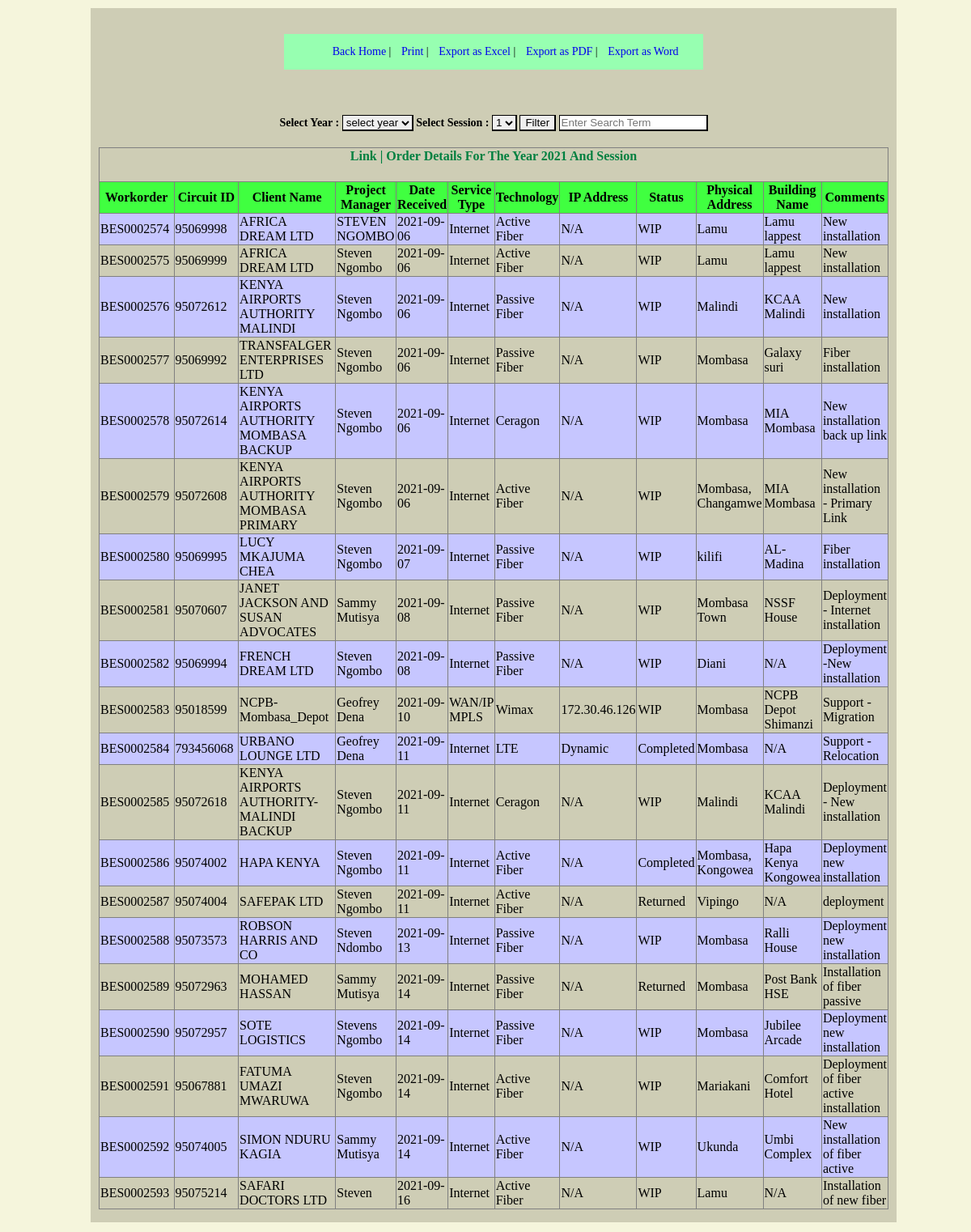
Screenshot of /query.php with the database file from the repository.
### tables this page shows
CREATE TABLE `session` (
  `id` int(11) NOT NULL,
  `year` varchar(20) NOT NULL,
  `session` enum('1','2','3','4') NOT NULL
);

CREATE TABLE `entrylog` (
  `workorder` varchar(50) NOT NULL,
  `entry` int(11) NOT NULL,
  `clientname` varchar(50) NOT NULL,
  `circuitid` bigint(11) NOT NULL,
  `projectmanager` varchar(50) NOT NULL,
  `date` date NOT NULL,
  `contact` varchar(50) NOT NULL,
  `servicetype` enum('E1/SIP','Internet','WAN/IP MPLS','PTP','Video Conference','Wi-Fi') NOT NULL,
  `technology` enum('Active Fiber','Passive Fiber','Bespoke','Ceragon','LTE','Microwave','Wimax') NOT NULL,
  `jobdescription` text NOT NULL,
  `execution` enum('Deployment','Support') NOT NULL,
  `status` enum('Completed','WIP','Returned','Pending','Onhold') NOT NULL,
  `ipaddress` varchar(50) NOT NULL,
  `physicallocation` varchar(50) NOT NULL,
  `buildingname` varchar(50) NOT NULL,
  `buildingid` varchar(50) NOT NULL,
  `orderdeadline` date NOT NULL
);

### includes/Database.php (called while the page is built, shortened)
<?php
class Database {
	var $connection = "";
	var $query = "";
	function __construct($sql){
	$this->username = "root";
	$this->password = "";
	$this->host="127.0.0.1";
	$this->database = "benselectronics";
	$this->connection = mysqli_connect($this->host,$this->username,$this->password);
	mysqli_select_db($this->connection,$this->database);
	$this->query = $sql;
	}
	function execute_query(){
		$resp = mysqli_query($this->connection,$this->query) or die(mysqli_error());
		return $resp;
		}
	}
?>

### query.php (the view, shortened to what this page needs)
<html>
<head>
<link rel=stylesheet href="styles/reports.css" />
</head>
<body><br />
<br />
<div id="topdiv"> <ul>
<li><a href=home.php>Back Home</a> |</li>
<li><a href=javascript:window.print()>Print</a> |</li>
<li><a href=#>Export as Excel</a> | </li>
<li><a href=#>Export as PDF</a> | </li>
<li><a href=#>Export as Word</a></li>
</ul>
</div><br /><br /><br /><br /><br />
<div id=controls>
<label for=cboyear><b>Select Year :</b></label>
<select id=cboyear><option>select year</option></select>
<label for=cbosession><b>Select Session :</b></label>
<select id=cbosession>
<option value=1>1</option>
</select>
<input type="button" id=btnfilter value="Filter"/>
<input type="search" placeholder="Enter Search Term" id=txtsearch />
</div>
<?php
include 'includes/Database.php';
$year = "";
$session = "";
$sql1 = "SELECT year,session FROM session";
$db = new Database($sql1);
$resp = $db->execute_query();
while ($row = mysqli_fetch_row($resp)){
	$year = $row[0];
	$session = $row[1];
	}
$sql  = "SELECT *  FROM entrylog LIMIT 20";
$db2 = new Database($sql);
$resp2 = $db2->execute_query();
echo "<table border=1 id=tblres >";
echo "<tr><th colspan=12><h4>Link | Order Details for the Year $year and Session $session</h4></th></tr>";
echo "<tr bgcolor=#40FF40><th>Workorder</th><th>Circuit ID</th><th>Client Name</th><th>Project Manager</th><th>Date Received</th><th>Service Type</th><th>Technology</th><th>IP Address</th><th>Status</th><th>Physical Address</th><th>Building Name</th><th>Comments</th></tr>";
$num = 0;
while ($row = mysqli_fetch_row($resp2)){
	if ($num%2==0){
		echo "<tr id=even><td>$row[0]</td><td>$row[3]</td><td>$row[2]</td><td>$row[4]</td><td>$row[5]</td><td>$row[7]</td><td>$row[8]</td><td>$row[12]</td><td>$row[11]</td><td>$row[13]</td><td>$row[14]</td><td>$row[9]</td></tr>";
		}
	else {
		echo "<tr><td>$row[0]</td><td>$row[3]</td><td>$row[2]</td><td>$row[4]</td><td>$row[5]</td><td>$row[7]</td><td>$row[8]</td><td>$row[12]</td><td>$row[11]</td><td>$row[13]</td><td>$row[14]</td><td>$row[9]</td></tr>";
		}
	$num+=1;
	}
echo "</table>";
?>
<br />
</body>
</html>

### styles/reports.css (style rules this page uses)
html { background-color: beige; margin-top:2px; margin-left:6em; margin-right:6em; font-family:"Times New Roman", Times, serif; font-size:14px; font-style:normal; color:#000000; }
body { background-color:#CECDB5; margin-left:2em; margin-bottom:2em; height:auto; width: auto; }
h1,h2,h3,h4 { color:#008040; text-transform:capitalize; font-family:Georgia, "Times New Roman", Times, serif; font-size:16px; }
table { border-collapse:collapse; margin-left:1%; margin-right:10; height: auto; }
td,th { width:30%; font-family:calibri; }
li { margin-left:2%; list-style:none; display:inline; font-family:calibri; }
ul { text-align:center; }
li a { text-decoration:none; }
#even { background-color:#C6C6FF; }
#topdiv { width:50%; margin-left:24%; background-color:#97FFB1; padding-right: 20px; float:left; }
#controls { padding: 2%; text-align:center; font-family:calibri; font-family:calibri; }
#controls select, #controls input { border:solid 1px; border-right:solid 2px; border-bottom:solid 2px; }

### rows the page displays
session: year "2021"
entrylog: workorder "BES0002574", circuitid "95069998", clientname "AFRICA DREAM LTD", projectmanager "STEVEN NGOMBO", date "2021-09-06", servicetype "Internet", technology "Active Fiber", ipaddress "N/A", status "WIP", physicallocation "Lamu", buildingname "Lamu lappest", jobdescription "New installation"
entrylog: workorder "BES0002575", circuitid "95069999", clientname "AFRICA DREAM LTD", projectmanager "Steven Ngombo", date "2021-09-06", servicetype "Internet", technology "Active Fiber", ipaddress "N/A", status "WIP", physicallocation "Lamu", buildingname "Lamu lappest", jobdescription "New installation"
entrylog: workorder "BES0002576", circuitid "95072612", clientname "KENYA AIRPORTS AUTHORITY MALINDI", projectmanager "Steven Ngombo", date "2021-09-06", servicetype "Internet", technology "Passive Fiber", ipaddress "N/A", status "WIP", physicallocation "Malindi", buildingname "KCAA Malindi", jobdescription "New installation"
entrylog: workorder "BES0002577", circuitid "95069992", clientname "TRANSFALGER ENTERPRISES LTD", projectmanager "Steven Ngombo", date "2021-09-06", servicetype "Internet", technology "Passive Fiber", ipaddress "N/A", status "WIP", physicallocation "Mombasa", buildingname "Galaxy suri", jobdescription "Fiber installation"
entrylog: workorder "BES0002578", circuitid "95072614", clientname "KENYA AIRPORTS AUTHORITY MOMBASA BACKUP", projectmanager "Steven Ngombo", date "2021-09-06", servicetype "Internet", technology "Ceragon", ipaddress "N/A", status "WIP", physicallocation "Mombasa", buildingname "MIA Mombasa", jobdescription "New installation back up link"
entrylog: workorder "BES0002579", circuitid "95072608", clientname "KENYA AIRPORTS AUTHORITY MOMBASA PRIMARY", projectmanager "Steven Ngombo", date "2021-09-06", servicetype "Internet", technology "Active Fiber", ipaddress "N/A", status "WIP", physicallocation "Mombasa, Changamwe", buildingname "MIA Mombasa", jobdescription "New installation - Primary Link"
entrylog: workorder "BES0002580", circuitid "95069995", clientname "LUCY MKAJUMA CHEA", projectmanager "Steven Ngombo", date "2021-09-07", servicetype "Internet", technology "Passive Fiber", ipaddress "N/A", status "WIP", physicallocation "kilifi", buildingname "AL-Madina", jobdescription "Fiber installation"
entrylog: workorder "BES0002581", circuitid "95070607", clientname "JANET JACKSON AND SUSAN ADVOCATES", projectmanager "Sammy Mutisya", date "2021-09-08", servicetype "Internet", technology "Passive Fiber", ipaddress "N/A", status "WIP", physicallocation "Mombasa Town", buildingname "NSSF House", jobdescription "Deployment - Internet installation"
entrylog: workorder "BES0002582", circuitid "95069994", clientname "FRENCH DREAM LTD", projectmanager "Steven Ngombo", date "2021-09-08", servicetype "Internet", technology "Passive Fiber", ipaddress "N/A", status "WIP", physicallocation "Diani", buildingname "N/A", jobdescription "Deployment -New installation"
entrylog: workorder "BES0002583", circuitid "95018599", clientname "NCPB-Mombasa_Depot", projectmanager "Geofrey Dena", date "2021-09-10", servicetype "WAN/IP MPLS", technology "Wimax", ipaddress "172.30.46.126", status "WIP", physicallocation "Mombasa", buildingname "NCPB Depot Shimanzi", jobdescription "Support - Migration"
entrylog: workorder "BES0002584", circuitid "793456068", clientname "URBANO LOUNGE LTD", projectmanager "Geofrey Dena", date "2021-09-11", servicetype "Internet", technology "LTE", ipaddress "Dynamic", status "Completed", physicallocation "Mombasa", buildingname "N/A", jobdescription "Support - Relocation"
entrylog: workorder "BES0002585", circuitid "95072618", clientname "KENYA AIRPORTS AUTHORITY-MALINDI BACKUP", projectmanager "Steven Ngombo", date "2021-09-11", servicetype "Internet", technology "Ceragon", ipaddress "N/A", status "WIP", physicallocation "Malindi", buildingname "KCAA Malindi", jobdescription "Deployment - New installation"
entrylog: workorder "BES0002586", circuitid "95074002", clientname "HAPA KENYA", projectmanager "Steven Ngombo", date "2021-09-11", servicetype "Internet", technology "Active Fiber", ipaddress "N/A", status "Completed", physicallocation "Mombasa, Kongowea", buildingname "Hapa Kenya Kongowea", jobdescription "Deployment new installation"
entrylog: workorder "BES0002587", circuitid "95074004", clientname "SAFEPAK LTD", projectmanager "Steven Ngombo", date "2021-09-11", servicetype "Internet", technology "Active Fiber", ipaddress "N/A", status "Returned", physicallocation "Vipingo", buildingname "N/A", jobdescription "deployment"
entrylog: workorder "BES0002588", circuitid "95073573", clientname "ROBSON HARRIS AND CO", projectmanager "Steven Ndombo", date "2021-09-13", servicetype "Internet", technology "Passive Fiber", ipaddress "N/A", status "WIP", physicallocation "Mombasa", buildingname "Ralli House", jobdescription "Deployment new installation"
entrylog: workorder "BES0002589", circuitid "95072963", clientname "MOHAMED HASSAN", projectmanager "Sammy Mutisya", date "2021-09-14", servicetype "Internet", technology "Passive Fiber", ipaddress "N/A", status "Returned", physicallocation "Mombasa", buildingname "Post Bank HSE", jobdescription "Installation of fiber passive"
entrylog: workorder "BES0002590", circuitid "95072957", clientname "SOTE LOGISTICS", projectmanager "Stevens Ngombo", date "2021-09-14", servicetype "Internet", technology "Passive Fiber", ipaddress "N/A", status "WIP", physicallocation "Mombasa", buildingname "Jubilee Arcade", jobdescription "Deployment new installation"
entrylog: workorder "BES0002591", circuitid "95067881", clientname "FATUMA UMAZI MWARUWA", projectmanager "Steven Ngombo", date "2021-09-14", servicetype "Internet", technology "Active Fiber", ipaddress "N/A", status "WIP", physicallocation "Mariakani", buildingname "Comfort Hotel", jobdescription "Deployment of fiber active installation"
entrylog: workorder "BES0002592", circuitid "95074005", clientname "SIMON NDURU KAGIA", projectmanager "Sammy Mutisya", date "2021-09-14", servicetype "Internet", technology "Active Fiber", ipaddress "N/A", status "WIP", physicallocation "Ukunda", buildingname "Umbi Complex", jobdescription "New installation of fiber active"
entrylog: workorder "BES0002593", circuitid "95075214", clientname "SAFARI DOCTORS LTD", projectmanager "Steven", date "2021-09-16", servicetype "Internet", technology "Active Fiber", ipaddress "N/A", status "WIP", physicallocation "Lamu", buildingname "N/A", jobdescription "Installation of new fiber"
